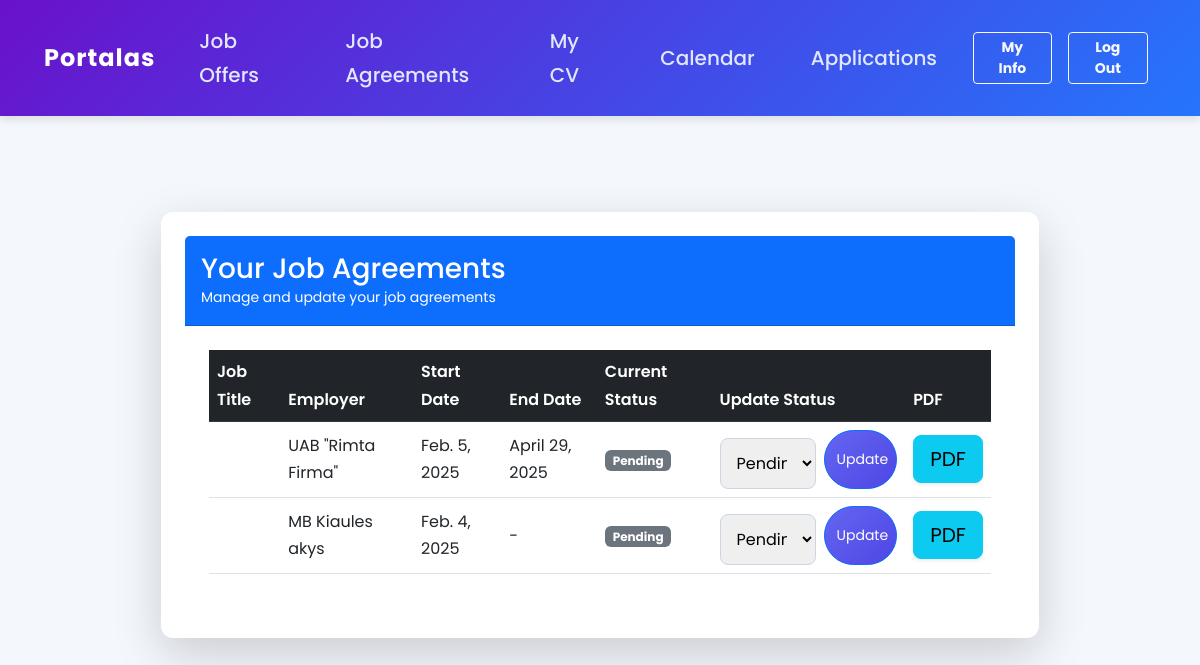
/employer/employee/agreements/ (signed in), run on the app's committed database.
### employer/models.py (models this page shows, shortened)
class JobAgreement(models.Model):
    STATUS_CHOICES = [
        ('pending', 'Pending'),
        ('active', 'Active'),
        ('terminated', 'Terminated'),
        ('expired', 'Expired'),
    ]
    job_post = models.ForeignKey(
        JobPost,
        on_delete=models.SET_NULL,
        null=True,
        blank=True,
        related_name='agreements'
    )
    employee = models.ForeignKey(
        Employee,
        on_delete=models.PROTECT,
        related_name='agreements',
        null = True,
        blank = True
    )
    employer = models.ForeignKey(
        Employer,
        on_delete=models.PROTECT,
        related_name='agreements'
    )
    offer_date = models.DateField(help_text="Date the job was offered")
    acceptance_date = models.DateField(
        null=True,
        blank=True,
        help_text="Date the offer was accepted"
    )
    start_date = models.DateField(help_text="Official start date of employment")
    end_date = models.DateField(
        null=True,
        blank=True,
        help_text="Planned end date for fixed-term contracts"
    )
    termination_date = models.DateField(
        null=True,
        blank=True,
        help_text="Actual termination date if agreement ended early"
    )
    modification_date = models.DateField(
        null=True,
        blank=True,
        help_text="Date of last agreement modification"
    )
    status = models.CharField(
        max_length=20,
        choices=STATUS_CHOICES,
        default='pending',
        help_text="Current status of the job agreement"
    )
    created_at = models.DateTimeField(auto_now_add=True)
    updated_at = models.DateTimeField(auto_now=True)
    class Meta:
        ordering = ['-start_date']
        verbose_name = "Job Agreement"
        verbose_name_plural = "Job Agreements"
        indexes = [
            models.Index(fields=['start_date']),
            models.Index(fields=['end_date']),
        ]

class Employer(models.Model):
    user = models.OneToOneField(User, on_delete=models.CASCADE)  # Link to User
    company_name = models.CharField(max_length=255, verbose_name="Įmonės pavadinimas")
    contact_name = models.CharField(max_length=255, verbose_name="Kontaktinis asmuo")
    email = models.EmailField(unique=True, verbose_name="El. paštas")
    phone_number = models.CharField(max_length=20, verbose_name="Telefono numeris")
    created_at = models.DateTimeField(auto_now_add=True, verbose_name="Sukurta")
    updated_at = models.DateTimeField(auto_now=True, verbose_name="Atnaujinta")
    is_active = models.BooleanField(default=False, verbose_name="Aktyvus")  # Aktyvuojama po el. pašto patvirtinimo
    logo = models.ImageField(blank=True, null=True, upload_to='employer_logos/')
    has_agreement = models.BooleanField(default=False, verbose_name="Sutartis")
    '''
    Įmonės registracija:
    Trumpas veiklos aprašymas
    Registro numeris
    PVM numeris
    Buveinės adresas
    Telefonas
    El.paštas
    Administratoriaus vardas pavardė (tik jis gali pridėt kitus vartotojus prie įmonės)
    Telefonas
    El paštas
    Sąskaitų siuntimo el paštas + apskaitos telefonas
    '''
    class Meta:
        verbose_name = "Employer"
        verbose_name_plural = "Employers"
        ordering = ['-created_at']

### employer/views.py (the view, shortened to what this page needs)
# urls.py: path('employee/agreements/', views.employee_job_agreements, name='employee-agreements'),
@login_required
def employee_job_agreements(request):
    if not hasattr(request.user, 'employee'):
        return HttpResponseForbidden("You are not an employee.")
    employee = request.user.employee
    agreements = JobAgreement.objects.filter(employee=employee)
    agreement_forms = []
    for agreement in agreements:
        agreement_forms.append({
            'agreement': agreement,
            'form': JobAgreementStatusForm(instance=agreement)
        })
    return render(request, 'employee/job_agreements.html', {
        'agreement_forms': agreement_forms
    })

### employee/context_processors.py (called while the page is built)
def base_template(request):
    if request.user.is_authenticated:
        if hasattr(request.user, 'employee'):
            return {'base_template': 'base_employee.html'}
        elif hasattr(request.user, 'employer'):
            return {'base_template': 'base_employer.html'}
    return {'base_template': 'base.html'}

### employee/templatetags/custom_filters.py (called while the page is built)
@register.filter
def status_color(status):
    color_map = {
        'pending': 'secondary',  # Gray
        'active': 'success',     # Green
        'completed': 'primary',  # Blue
        'terminated': 'danger',  # Red
    }
    return color_map.get(status.lower(), 'secondary')  # Default to gray if status not found

### employee/templates/employee/job_agreements.html (shortened to what this page needs)
{% extends base_template %}
{% load custom_filters %}
{% block content %}
<div class="container-fluid py-5">
    <div class="container-lg">
        <div class="card border-0 shadow-lg">
            <div class="card-header bg-primary text-white py-3">
                <h1 class="h3 mb-0">Your Job Agreements</h1>
                <p class="mb-0 small">Manage and update your job agreements</p>
            </div>
            <div class="card-body p-4">
                {% if agreement_forms %}
                <div class="table-responsive">
                    <table class="table table-hover align-middle">
                        <thead class="table-dark table-hover">
                            <tr>
                                <th>Job Title</th>
                                <th>Employer</th>
                                <th>Start Date</th>
                                <th>End Date</th>
                                <th>Current Status</th>
                                <th>Update Status</th>
                                <th>PDF</th>
                            </tr>
                        </thead>
                        <tbody>
                            {% for af in agreement_forms %}
                            <tr class="hover-shadow">
                                <td>{{ af.agreement.job_post.title }}</td>
                                <td>{{ af.agreement.employer.company_name }}</td>
                                <td>{{ af.agreement.start_date }}</td>
                                <td>{{ af.agreement.end_date|default:"-" }}</td>
                                <td>
                                    <span class="badge bg-{{ af.agreement.status|status_color }}">
                                        {{ af.agreement.get_status_display }}
                                    </span>
                                </td>
                                <td>
                                    <form method="post" class="d-flex gap-2">
                                        <div class="flex-grow-1">
                                            {{ af.form.status }}
                                        </div>
                                        <button type="submit" class="btn btn-primary btn-sm rounded-pill">
                                            Update
                                        </button>
                                    </form>
                                </td>
                                <td><a href="{% url 'employee:generate_pdf' %}" class="btn btn-info btn-lg shadow-sm">PDF</a> </td>
                            </tr>
                            {% endfor %}
                        </tbody>
                    </table>
                </div>
                {% else %}
                <div class="alert alert-info mb-0">
                    <i class="fas fa-info-circle me-2"></i>
                    No job agreements found.
                </div>
                {% endif %}
            </div>
        </div>
    </div>
</div>
{% endblock %}

### static/css/styles.css (style rules this page uses)
body { font-family: 'Poppins', sans-serif; margin: 0; padding: 0; background-color: #f4f7fc; color: #2d3748; line-height: 1.7; }
button { background: linear-gradient(135deg, #6366f1, #4f46e5); border: none; color: white; font-weight: 600; padding: 0.6rem 1.6rem; border-radius: 12px; transition: all 0.3s ease; cursor: pointer; }
form input, form select, form textarea { width: 100%; padding: 0.75rem; margin-top: 0.5rem; border: 1px solid #cbd5e1; border-radius: 8px; transition: border-color 0.3s ease; }
.card { background: #ffffff; border-radius: 12px; padding: 1.5rem; box-shadow: 0 10px 20px rgba(0, 0, 0, 0.1); transition: transform 0.3s ease; }
table th { background-color: #4f46e5; color: #fff; font-weight: 600; }

### data on the page
JobAgreement: agreement.employer.company_name "UAB \"Rimta Firma\"", agreement.start_date "Feb. 5, 2025", agreement.end_date "April 29, 2025", agreement.status "Pending", status "Pending"
JobAgreement: agreement.employer.company_name "MB Kiaules akys", agreement.start_date "Feb. 4, 2025", agreement.end_date "-", agreement.status "Pending", status "Pending"
